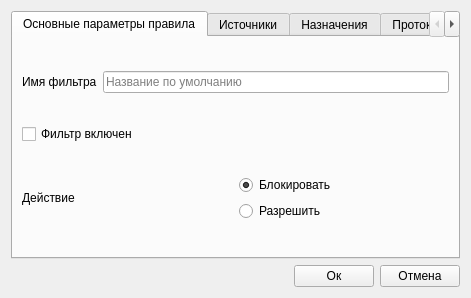
<?xml version="1.0" encoding="UTF-8"?>
<ui version="4.0">
 <class>Dialog</class>
 <widget class="QDialog" name="Dialog">
  <property name="geometry">
   <rect>
    <x>0</x>
    <y>0</y>
    <width>471</width>
    <height>298</height>
   </rect>
  </property>
  <property name="windowTitle">
   <string>Dialog</string>
  </property>
  <layout class="QVBoxLayout" name="verticalLayout">
   <item>
    <widget class="QTabWidget" name="genTab">
     <property name="currentIndex">
      <number>0</number>
     </property>
     <widget class="QWidget" name="mainTab">
      <attribute name="title">
       <string>Основные параметры правила</string>
      </attribute>
      <layout class="QVBoxLayout" name="verticalLayout_3">
       <item>
        <layout class="QHBoxLayout" name="horizontalLayout_2">
         <item>
          <widget class="QLabel" name="label">
           <property name="text">
            <string>Имя фильтра</string>
           </property>
          </widget>
         </item>
         <item>
          <widget class="QLineEdit" name="lineEdit">
           <property name="placeholderText">
            <string>Название по умолчанию</string>
           </property>
          </widget>
         </item>
        </layout>
       </item>
       <item>
        <layout class="QHBoxLayout" name="horizontalLayout_3">
         <item>
          <widget class="QCheckBox" name="checkBox">
           <property name="text">
            <string>Фильтр включен</string>
           </property>
          </widget>
         </item>
        </layout>
       </item>
       <item>
        <layout class="QHBoxLayout" name="horizontalLayout">
         <item>
          <widget class="QLabel" name="label_2">
           <property name="text">
            <string>Действие</string>
           </property>
          </widget>
         </item>
         <item>
          <layout class="QVBoxLayout" name="verticalLayout_2">
           <item>
            <widget class="QRadioButton" name="radioBlock">
             <property name="text">
              <string>Блокировать</string>
             </property>
             <property name="checked">
              <bool>true</bool>
             </property>
            </widget>
           </item>
           <item>
            <widget class="QRadioButton" name="radioAllow">
             <property name="text">
              <string>Разрешить</string>
             </property>
            </widget>
           </item>
          </layout>
         </item>
        </layout>
       </item>
      </layout>
     </widget>
     <widget class="QWidget" name="srcTab">
      <attribute name="title">
       <string>Источники</string>
      </attribute>
      <layout class="QHBoxLayout" name="horizontalLayout_4">
       <item>
        <widget class="QListView" name="listSRCIP"/>
       </item>
       <item>
        <layout class="QVBoxLayout" name="verticalLayout_4">
         <item>
          <widget class="QPushButton" name="addSRCRangeIP">
           <property name="text">
            <string>Добавить</string>
           </property>
          </widget>
         </item>
         <item>
          <widget class="QPushButton" name="deleteSRCRangeIP">
           <property name="enabled">
            <bool>false</bool>
           </property>
           <property name="text">
            <string>Удалить</string>
           </property>
          </widget>
         </item>
         <item>
          <spacer name="verticalSpacer">
           <property name="orientation">
            <enum>Qt::Vertical</enum>
           </property>
           <property name="sizeHint" stdset="0">
            <size>
             <width>20</width>
             <height>40</height>
            </size>
           </property>
          </spacer>
         </item>
        </layout>
       </item>
      </layout>
     </widget>
     <widget class="QWidget" name="dstTab">
      <attribute name="title">
       <string>Назначения</string>
      </attribute>
      <layout class="QHBoxLayout" name="horizontalLayout_5">
       <item>
        <widget class="QListView" name="listDSTIP"/>
       </item>
       <item>
        <layout class="QVBoxLayout" name="verticalLayout_5">
         <item>
          <widget class="QPushButton" name="addDSTRangeIP">
           <property name="text">
            <string>Добавить</string>
           </property>
          </widget>
         </item>
         <item>
          <widget class="QPushButton" name="deleteDSTRangeIP">
           <property name="enabled">
            <bool>false</bool>
           </property>
           <property name="text">
            <string>Удалить</string>
           </property>
          </widget>
         </item>
         <item>
          <spacer name="verticalSpacer_2">
           <property name="orientation">
            <enum>Qt::Vertical</enum>
           </property>
           <property name="sizeHint" stdset="0">
            <size>
             <width>20</width>
             <height>40</height>
            </size>
           </property>
          </spacer>
         </item>
        </layout>
       </item>
      </layout>
     </widget>
     <widget class="QWidget" name="portTab">
      <attribute name="title">
       <string>Протоколы</string>
      </attribute>
      <layout class="QHBoxLayout" name="horizontalLayout_6">
       <item>
        <widget class="QListView" name="listViewPort"/>
       </item>
       <item>
        <layout class="QVBoxLayout" name="verticalLayout_6">
         <item>
          <widget class="QPushButton" name="addPort">
           <property name="text">
            <string>Добавить</string>
           </property>
          </widget>
         </item>
         <item>
          <widget class="QPushButton" name="deletePort">
           <property name="enabled">
            <bool>false</bool>
           </property>
           <property name="text">
            <string>Удалить</string>
           </property>
          </widget>
         </item>
         <item>
          <spacer name="verticalSpacer_3">
           <property name="orientation">
            <enum>Qt::Vertical</enum>
           </property>
           <property name="sizeHint" stdset="0">
            <size>
             <width>20</width>
             <height>40</height>
            </size>
           </property>
          </spacer>
         </item>
        </layout>
       </item>
      </layout>
     </widget>
    </widget>
   </item>
   <item>
    <layout class="QHBoxLayout" name="horizontalLayout_7">
     <item>
      <spacer name="horizontalSpacer">
       <property name="orientation">
        <enum>Qt::Horizontal</enum>
       </property>
       <property name="sizeHint" stdset="0">
        <size>
         <width>40</width>
         <height>20</height>
        </size>
       </property>
      </spacer>
     </item>
     <item>
      <widget class="QPushButton" name="pushAdd">
       <property name="enabled">
        <bool>true</bool>
       </property>
       <property name="text">
        <string>Ок</string>
       </property>
      </widget>
     </item>
     <item>
      <widget class="QPushButton" name="pushCancel">
       <property name="text">
        <string>Отмена</string>
       </property>
      </widget>
     </item>
    </layout>
   </item>
  </layout>
 </widget>
 <resources/>
 <connections/>
</ui>
